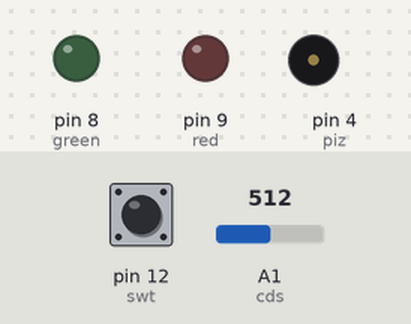
Recording of a sketch running on a simulated Arduino Uno, built with avr-gcc and run on an emulated ATmega328P. Parts: output pins drawn as LEDs (lit = HIGH), buzzer (waves = sounding). The test bench sets the inputs (shaded band); at power-on: pin 12 (swt) HIGH, A1 (cds) = 512. What the sketch prints to the serial monitor is not drawn.

Above: at 1.2 s.
1.3 s: pin 12 (swt) pulled LOW for 3.2 s
At 2.3 s:
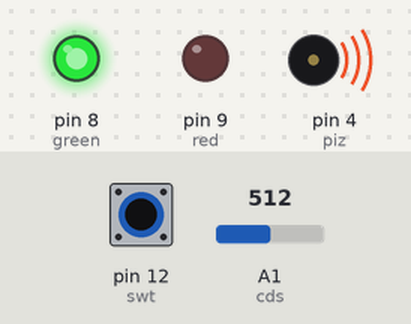
6.8 s: pin 12 (swt) pulled LOW for 0.15 s
At 9.2 s:
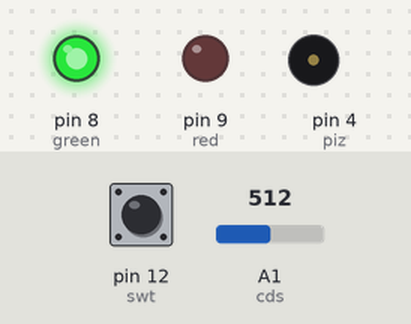
9.9 s: pin 12 (swt) pulled LOW for 1 s
At 11.2 s:
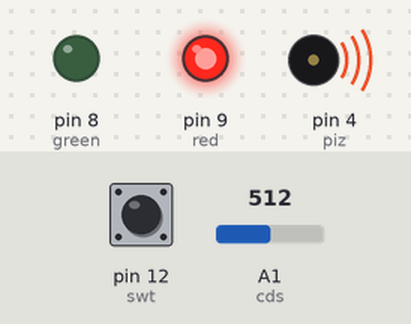
Timing chart, 0 to 13.4 s (numbered marks = the images above; inputs shaded):
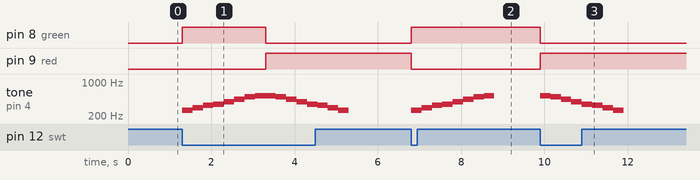

Measured:
- after the input at 1.3 s, pin 8 (green): LOW → HIGH at once, → LOW 2.0 s later; pin 9 (red): LOW → HIGH after 2.0 s; tone on pin 4 (piz): plays 261 Hz for 0.25 s, 294 Hz for 0.25 s, 330 Hz for 0.25 s, 349 Hz for 0.25 s, 392 Hz for 0.25 s, 440 Hz for 0.25 s … (15 notes in this stretch), starting at once
- after the input at 6.8 s, pin 8 (green): LOW → HIGH at once; pin 9 (red): HIGH → LOW at once; tone on pin 4 (piz): plays 261 Hz for 0.25 s, 294 Hz for 0.25 s, 330 Hz for 0.25 s, 349 Hz for 0.25 s, 392 Hz for 0.25 s, 440 Hz for 0.25 s … (8 notes in this stretch), starting at once
- after the input at 9.9 s, pin 8 (green): HIGH → LOW at once; pin 9 (red): LOW → HIGH at once; tone on pin 4 (piz): plays 523 Hz for 0.25 s, 494 Hz for 0.25 s, 440 Hz for 0.25 s, 392 Hz for 0.25 s, 349 Hz for 0.25 s, 330 Hz for 0.25 s … (8 notes in this stretch), starting at once

The sketch:

arduino_code.ino
```cpp
// 도어락 모터와 연결된 핀
int green = 8;
int red = 9;

// piezo buzzer 핀
int piz = 4;
// switch 핀
int swt = 12;
// 조도센서 핀
int cds = A1;

// 문 열고 닫을 때의 소리 음계
int ton[]={261,294,330,349,392,440,494,523};

// 문이 닫히기 이전과 보안단계 실패시 소리 음계
int clton[] = {494, 294, 494, 294};

// 라즈베리파이로부터 전송된 데이터 저장
char ser;

// Open the Door
void open_func(){
  // Motor Control
  digitalWrite(green,HIGH);
  digitalWrite(red,LOW);

  // Opening sound
  for(int i=0;i<8;i++){
    tone(piz,ton[i]);
    delay(250);
  }
  noTone(piz);
}

// Close the Door
void close_func(){
  // Motor Control
  digitalWrite(green, LOW);
  digitalWrite(red,HIGH);
}


void setup(){
 Serial.begin(9600);
 pinMode(green, OUTPUT);
 pinMode(red,OUTPUT);
 pinMode(piz,OUTPUT); // piezo buzzer
 pinMode(swt,INPUT_PULLUP); //switch
}

void loop(){
  // 아날로그 핀으로부터 조도 센서 값 read
  int cdsval = analogRead(cds);
  Serial.println(digitalRead(swt)); // switch read

  // Raspberry Pi에서 데이터 전송 되었을 경우
  while(Serial.available()){
    // 데이터 read
    ser = Serial.read();

    // 도어락의 보안 단계 성공시 문 열림
    if(ser == '1'){
      open_func();
    }
    //보안단계 실패시(ser에 '0'이 전송됨) 문이 안열리고 짧은 소리가 남
    else{
      close_func();

      for(int i=0;i<4;i++){
       tone(piz,clton[i]);
       delay(200);
      }
      noTone(piz);
    }
  }

  // switch가 눌렸을 경우 - 집 안에서 밖으로 문열고 나가는 상황
  if(digitalRead(swt)==LOW){
    // 스위치 눌렀을 때 문이 열려있는 경우 문을 닫고 닫혀있으면 열기
    // ser이 1이면 문이 열려 있으므로 닫고 ser=0 로 변경
    if(ser == '1'){
      close_func();
      for(int i=7;i>=0;i--){
         tone(piz,ton[i]);
         delay(250);
      }
      noTone(piz);
      ser = '0';
    }
    // ser=0 이면 문이 닫혀 있으므로 열고 ser=1 로 변경
    else{
      open_func();
      ser = '1';
    }
   }

   // 문이 닫힌 후 자동으로 도어락이 잠기는 상황
   // 도어락이 열려있고(ser = 1) 어두워졌으면(조도센서 값 600 초과) 도어락을 잠금
   if(cdsval > 600 && ser== '1'){
     // 문이 닫힌 후 바로 도어락이 잠기지 않도록 delay
     delay(500);

     // 도어락이 잠기기 전 또는 라즈베리파이에서 보안단계 실패 시 나는 소리
     for(int i=3;i>=0;i--){
       tone(piz,clton[i]);
       delay(200);
     }
     noTone(piz);

     delay(400);
     close_func();

     // 도어락이 잠길 때 나는 소리
     for(int i=7;i>=0;i--){
         tone(piz,ton[i]);
         delay(250);
     }
     noTone(piz);
     delay(800);

     // 도어락이 닫혔으므로 set = 0 으로 변경
     ser = '0';
   }

}
```
